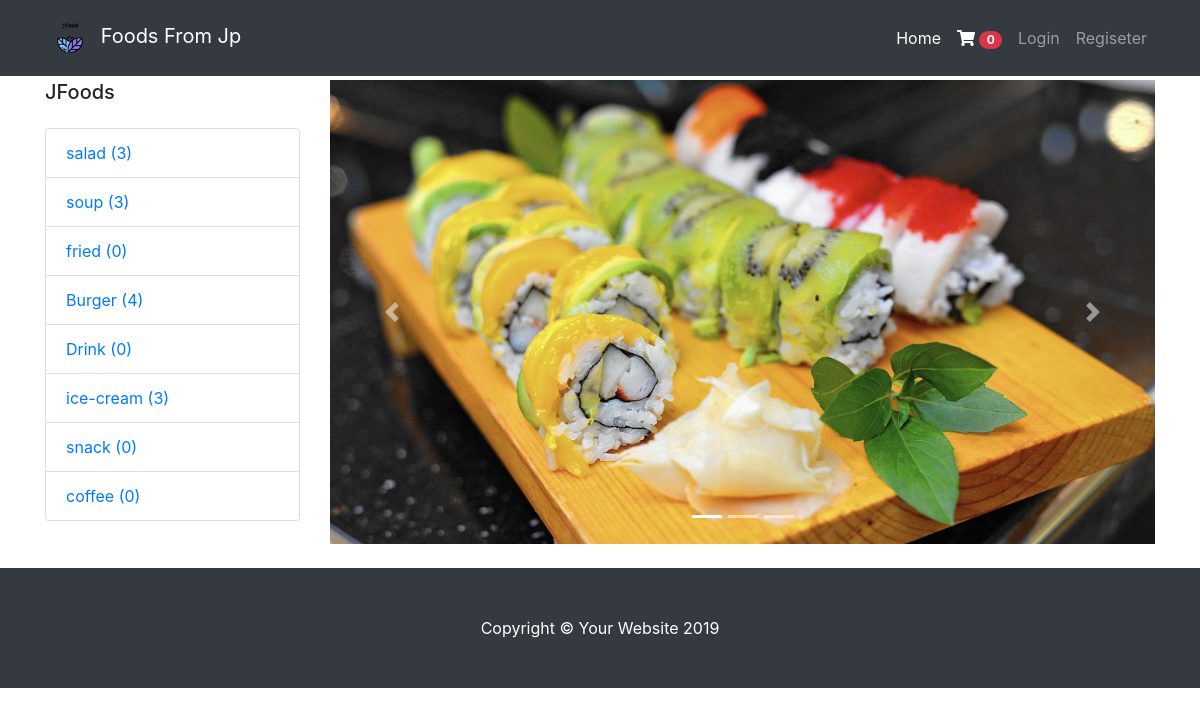
Page /category_detail.php on the committed database.
### tables this page shows
CREATE TABLE `categories` (
  `id` int(11) NOT NULL,
  `name` varchar(255) NOT NULL
);

### category_detail.php (the view, shortened to what this page needs)
<?php
  include 'db_connect.php';
  require 'frontend_header.php';
?>
  <div class="row">
        <div class="col-lg-3">
          <h5 class="my-4">
          JFoods</h5>
          <div class="list-group">
            <?php
              $sql = "SELECT * FROM categories";
              $stmt = $pdo->prepare($sql);
              $stmt->execute();
              $rows=$stmt->fetchAll();
              foreach ($rows as $category) {
                $id = $category['id'];
                $sql1 = "SELECT count(id) as count FROM items where category_id=:id";
                $stmt1 = $pdo->prepare($sql1);
                $stmt1->bindParam(':id',$id);
                $stmt1->execute();
                $row=$stmt1->fetch();
            ?>
            <a href="category_detail.php?id=<?php echo $category['id'] ?>" class="list-group-item"><?php echo $category['name'] ?>
              <span>
                (<?php echo $row['count'] ?>)
              </span>
            </a>
            <?php
              }
            ?>
          </div>
        </div>
        <div class="col-lg-9">
          <div id="carouselExampleIndicators" class="carousel slide my-4" data-ride="carousel">
            <ol class="carousel-indicators">
              <li data-target="#carouselExampleIndicators" data-slide-to="0" class="active"></li>
              <li data-target="#carouselExampleIndicators" data-slide-to="1"></li>
              <li data-target="#carouselExampleIndicators" data-slide-to="2"></li>
            </ol>
            <div class="carousel-inner" role="listbox">
              <div class="carousel-item active">
                <img class="d-block img-fluid" src="image/sushi1.jpg" alt="First slide" >
              </div>
            </div>
            <a class="carousel-control-prev" href="#carouselExampleIndicators" role="button" data-slide="prev">
              <span class="carousel-control-prev-icon" aria-hidden="true"></span>
            </a>
            <a class="carousel-control-next" href="#carouselExampleIndicators" role="button" data-slide="next">
              <span class="carousel-control-next-icon" aria-hidden="true"></span>
            </a>
          </div>
        </div>
  </div>
<?php
  require 'frontend_footer.php';
?>

### frontend_header.php (shortened to what this page needs)
<!DOCTYPE html>
<html lang="en">
<head>
  <link href="frontend/front/vendor/bootstrap/css/bootstrap.min.css" rel="stylesheet">
  <link href="backend/back/vendor/fontawesome-free/css/all.min.css" rel="stylesheet" type="text/css">
  <link href="frontend/front/css/shop-homepage.css" rel="stylesheet">
</head>
<body>
  <nav class="navbar navbar-expand-lg navbar-dark bg-dark fixed-top">
    <div class="container">
      <a class="navbar-brand" href="index.php">
        <img src="image/logo1.png" class="img-fluid" width="50px">
      Foods From Jp</a>
      <div class="collapse navbar-collapse" id="navbarResponsive">
        <ul class="navbar-nav ml-auto">
          <li class="nav-item active">
            <a class="nav-link" href="index.php">Home
            </a>
          </li>
          <li class="nav-item item_count">
            <a class="nav-link" href="cart.php">
              <i class="fas fa-shopping-cart text-white"></i>
              <span class="badge badge-pill badge-danger count_num">0</span></a>
          </li>
          <?php
            if(isset($_SESSION["login_user"])){
          ?>
            <li class="nav-item">
              <a class="nav-link dropdown-toggle" href="#" id="userDropdown" role="button" data-toggle="dropdown" aria-haspopup="true" aria-expanded="false">
                <span class="mr-2 d-none d-lg-inline text-gray-600 lg">
                  <?php echo $_SESSION['login_user']['name'] ?>
                </span>
                <img class="rounded-circle" width="25px" src="<?php echo $_SESSION['login_user']['profile'] ?>">
              </a>
                <div class="dropdown-menu dropdown-menu-right shadow animated--grow-in" aria-labelledby="userDropdown">
                  <a href="profile.php?id=<?php echo $_SESSION['login_user']['id'] ?>" class="dropdown-item">
                    <i class="fas fa-user fa-sm fa-fw mr-2 text-gray-400"></i>
                    Profile
                  </a>
                  <!--
                  <button class="dropdown-item profile_modal" data-target="#profile" data-toggle="modal" data-name="<?php echo $_SESSION['login_user']['name'] ?>" date-image="<?php echo $_SESSION['login_user']['profile'] ?>" data-email="<?php echo $_SESSION['login_user']['email'] ?>" data-address="<?php echo $_SESSION['login_user']['address'] ?>" data-phone="<?php echo $_SESSION['login_user']['phone'] ?>">
                    <i class="fas fa-user fa-sm fa-fw mr-2 text-gray-400"></i>
                    Profile
                  </button> -->
                  <a class="dropdown-item" href="#">
                    <a href="#" data-target="#password" data-toggle="modal" class="dropdown-item"> Change Password </a>
                  <div class="dropdown-divider"></div>
                  <a class="dropdown-item" href="logout.php" onclick="return confirm('Are you ready to end the process!!')">
                    <i class="fas fa-sign-out-alt fa-sm fa-fw mr-2 text-gray-400"></i>
                    Logout
                  </a>
                </div>
              </li>
          <?php
            }
            else{
          ?>
          <li class="nav-item">
            <a class="nav-link" href="login.php">Login</a>
          </li>
          <li class="nav-item">
            <a class="nav-link" href="register.php">Regiseter</a>
          </li>
          <?php
            }
          ?>
        </ul>
      </div>
    </div>
  </nav>
  <div class="container">

### frontend_footer.php (shortened to what this page needs)
 </div>
<footer class="py-5 bg-dark">
    <div class="container">
      <p class="m-0 text-center text-white">Copyright &copy; Your Website 2019</p>
    </div>
  </footer>
</body>
</html>

### frontend/front/css/shop-homepage.css (style rules this page uses)
body { padding-top: 56px; }

### rows in the picture
categories: name "salad", count "3"
categories: name "soup", count "3"
categories: name "fried", count "0"
categories: name "Burger", count "4"
categories: name "Drink", count "0"
categories: name "ice-cream", count "3"
categories: name "snack", count "0"
categories: name "coffee", count "0"
